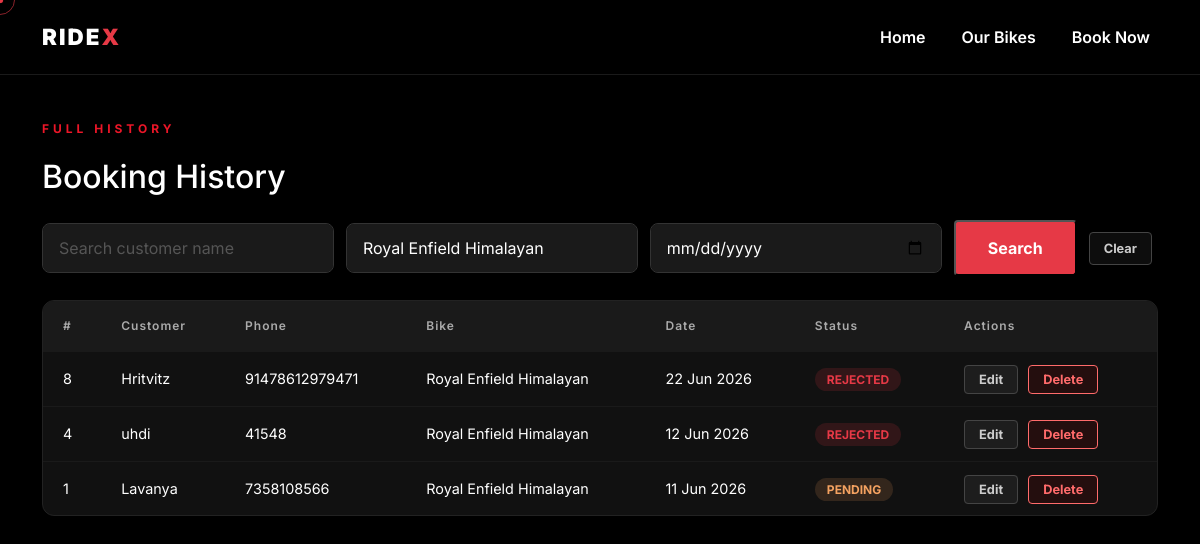
The page /admin/history?bike_id=2 (signed in) on the database its author committed.
### app.py (models this page shows)
class Booking(db.Model):
    id = db.Column(db.Integer, primary_key=True)
    bike_id = db.Column(db.Integer, db.ForeignKey('bike.id'), nullable=False)
    customer_name = db.Column(db.String(100), nullable=False)
    customer_phone = db.Column(db.String(15), nullable=False)
    booking_date = db.Column(db.DateTime, nullable=False)
    status = db.Column(db.String(20), default='pending')
    bike = db.relationship('Bike', backref='bookings')

class Bike(db.Model):
    id = db.Column(db.Integer, primary_key=True)
    name = db.Column(db.String(100), nullable=False)
    engine_cc = db.Column(db.Integer, nullable=False)
    price_per_day = db.Column(db.Float, nullable=False)
    is_available = db.Column(db.Boolean, default=True)
    image_file = db.Column(db.String(100), default='default_bike.jpg')

### app.py (the view)
@app.route('/admin/history')
@login_required
def history_log():
    query = Booking.query
    customer = request.args.get('customer')
    bike_id = request.args.get('bike_id')
    date = request.args.get('date')
    if customer:
        query = query.filter(Booking.customer_name.ilike(f'%{customer}%'))
    if bike_id:
        query = query.filter(Booking.bike_id == bike_id)
    if date:
        query = query.filter(db.func.date(Booking.booking_date) == date)
    all_bookings = query.order_by(Booking.id.desc()).all()
    all_bikes = Bike.query.all()
    return render_template('admin/history.html', bookings=all_bookings, bikes=all_bikes)

### app.py (called while the page is built)
def login_required(f):
    @wraps(f)
    def decorated_function(*args, **kwargs):
        if 'admin_logged_in' not in session:
            return redirect(url_for('admin_login'))
        return f(*args, **kwargs)
    return decorated_function

### templates/admin/history.html (shortened to what this page needs)
{% extends 'base.html' %}
{% block content %}
<section class="admin-dashboard-section" style="padding-top: 120px;">
    <div class="container">
        <p class="hero-tagline">FULL HISTORY</p>
        <h2 class="mb-4">Booking History</h2>
        <form method="GET" class="history-filters mb-4">
            <input type="text" name="customer" class="form-control dark-input" placeholder="Search customer name" value="{{ request.args.get('customer', '') }}">
            <select name="bike_id" class="form-control dark-input">
                {% for bike in bikes %}
                <option value="{{ bike.id }}" {% if request.args.get('bike_id') == bike.id|string %}selected{% endif %}>{{ bike.name }}</option>
                {% endfor %}
            </select>
            <input type="date" name="date" class="form-control dark-input" value="{{ request.args.get('date', '') }}">
            <button type="submit" class="btn-primary-red">Search</button>
            <a href="{{ url_for('history_log') }}" class="action-btn edit">Clear</a>
        </form>
        <div class="admin-table-wrapper">
            <table class="admin-table">
                <thead>
                    <tr>
                        <th>#</th>
                        <th>Customer</th>
                        <th>Phone</th>
                        <th>Bike</th>
                        <th>Date</th>
                        <th>Status</th>
                        <th>Actions</th>
                    </tr>
                </thead>
                <tbody>
                    {% for booking in bookings %}
                    <tr>
                        <td>{{ booking.id }}</td>
                        <td>{{ booking.customer_name }}</td>
                        <td>{{ booking.customer_phone }}</td>
                        <td>{{ booking.bike.name }}</td>
                        <td>{{ booking.booking_date.strftime('%d %b %Y') }}</td>
                        <td><span class="status-badge {{ booking.status }}">{{ booking.status.upper() }}</span></td>
                        <td>
                            <a href="{{ url_for('edit_booking', booking_id=booking.id) }}" class="action-btn edit">Edit</a>
                            <a href="{{ url_for('delete_booking', booking_id=booking.id) }}" class="action-btn delete" onclick="return confirm('Delete this booking permanently?')">Delete</a>
                        </td>
                    </tr>
                    {% endfor %}
                </tbody>
            </table>
        </div>
    </div>
</section>
{% endblock %}

### static/css/style.css (style rules this page uses)
* { margin: 0; padding: 0; box-sizing: border-box; }
body { background-color: #000000; color: #ffffff; font-family: 'Inter', sans-serif; }
* { cursor: none; }
.hero-tagline { color: #ec1628; font-weight: 700; font-size: 0.75rem; letter-spacing: 4px; margin-bottom: 20px; }
.btn-primary-red { background-color: #e63946; padding: 14px 32px; font-size: 1rem; font-weight: 700; color: #ffffff; border-radius: 4px; text-decoration: none; transition: all 0.3s ease; display: inline-block; }
.dark-input { background-color: #1a1a1a !important; border: 1px solid #333 !important; color: #ffffff !important; padding: 12px 16px; border-radius: 8px; }
.dark-input::placeholder { color: #555 !important; }
.admin-table-wrapper { background: #111; border: 1px solid #222; border-radius: 12px; overflow: hidden; }
.admin-table { width: 100%; border-collapse: collapse; }
.admin-table th { background: #1a1a1a; color: #aaa; font-size: 0.75rem; letter-spacing: 1px; padding: 16px 20px; text-align: left; font-weight: 600; }
.admin-table td { padding: 16px 20px; border-top: 1px solid #1a1a1a; color: #fff; font-size: 0.9rem; }
.status-badge { padding: 4px 12px; border-radius: 20px; font-size: 0.75rem; font-weight: 700; }
.status-badge.pending { background: rgba(244, 162, 97, 0.15); color: #f4a261; }
.status-badge.rejected { background: rgba(230, 57, 70, 0.15); color: #e63946; }
.action-btn { padding: 6px 14px; border-radius: 4px; font-size: 0.8rem; font-weight: 700; text-decoration: none; margin-right: 6px; }
.action-btn.edit { background: rgba(255,255,255,0.05); color: #ccc; border: 1px solid #444; }
.action-btn.delete { background: rgba(150,0,0,0.15); color: #ff6b6b; border: 1px solid #ff6b6b; }
.history-filters { display: flex; gap: 12px; align-items: center; }
.history-filters input, .history-filters select { width: auto; flex: 1; }

### rows shown on the page
Booking: id "8", customer_name "Hritvitz", customer_phone "91478612979471", bike.name "Royal Enfield Himalayan", booking_date "22 Jun 2026", status "REJECTED"
Booking: id "4", customer_name "uhdi", customer_phone "41548", bike.name "Royal Enfield Himalayan", booking_date "12 Jun 2026", status "REJECTED"
Booking: id "1", customer_name "Lavanya", customer_phone "7358108566", bike.name "Royal Enfield Himalayan", booking_date "11 Jun 2026", status "PENDING"

### other values the page prints
form field bike_id "Royal Enfield Himalayan"
